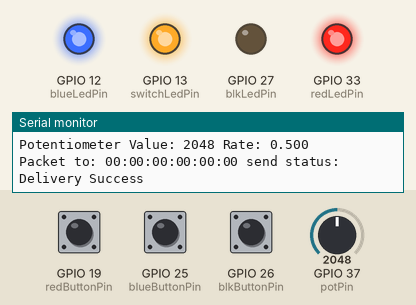
Simulated run of this sketch. Board: ESP32. On the bench: output pins drawn as LEDs (lit = HIGH), the last lines printed to the serial monitor. The test bench sets the inputs (shaded band); at power-on: GPIO 19 (redButtonPin) HIGH, GPIO 25 (blueButtonPin) HIGH, GPIO 26 (blkButtonPin) HIGH, GPIO 37 (potPin) = 2048.

Above: at 1.2 s.
1.3 s: GPIO 19 (redButtonPin) pulled LOW for 0.15 s
At 2.5 s:
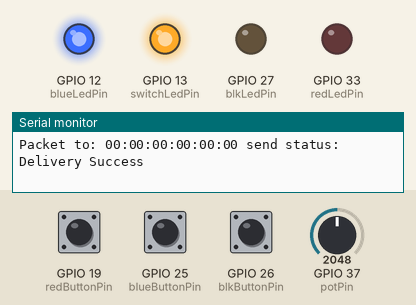
2.9 s: GPIO 25 (blueButtonPin) pulled LOW for 0.15 s
At 3.6 s:
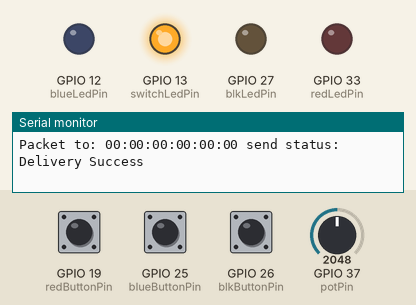
4.5 s: GPIO 26 (blkButtonPin) pulled LOW for 0.15 s
At 4.8 s:
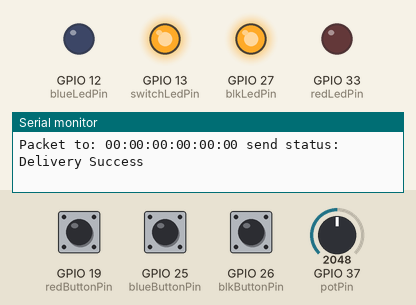
6.1 s: GPIO 19 (redButtonPin) pulled LOW for 1 s
At 7.3 s:
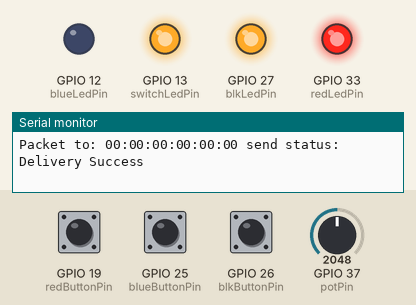
8.6 s: GPIO 25 (blueButtonPin) pulled LOW for 1 s
At 9.1 s:
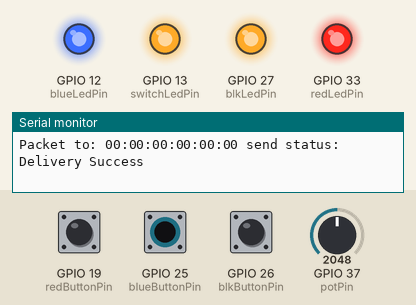
11.1 s: GPIO 19 (redButtonPin) pulled LOW for 0.15 s
At 11.6 s:
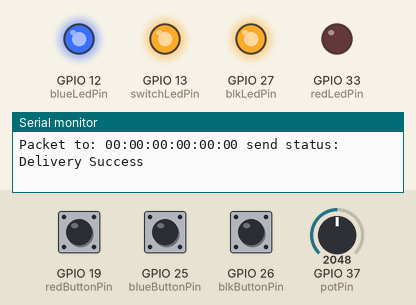
Timing chart, 0 to 13.7 s (numbered marks = the images above; inputs shaded):
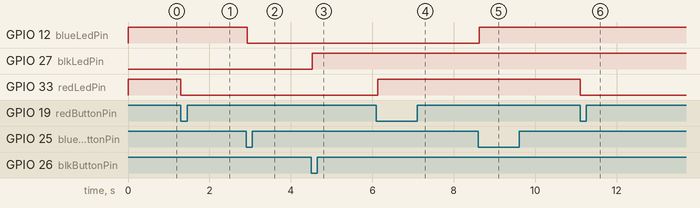

The sketch:

remote_server.ino
```cpp
#include <esp_now.h>
#include <WiFi.h>
uint8_t broadcastAddress[] = { 0x14, 0x2B, 0x2F, 0xAF, 0x0D, 0x18 };

typedef struct struct_message {
  // char a[32]; different data structure
  // int b;
  // float c;
  bool on;        // r
  bool playing;   // b
  bool unlocked;  // y
  float rate;     // g
} struct_message;

struct_message myData;
esp_now_peer_info_t peerInfo1;

void OnDataSent(const uint8_t *mac_addr, esp_now_send_status_t status) {
  char macStr[18];
  Serial.print("Packet to: ");
  // Copies the sender mac address to a string
  snprintf(macStr, sizeof(macStr), "%02x:%02x:%02x:%02x:%02x:%02x",
           mac_addr[0], mac_addr[1], mac_addr[2], mac_addr[3], mac_addr[4], mac_addr[5]);

  Serial.print(macStr);
  Serial.print(" send status:\t");
  Serial.println(status == ESP_NOW_SEND_SUCCESS ? "Delivery Success" : "Delivery Fail");
}

const int redButtonPin = 19;  // Red Button Pin
const int redLedPin = 33;     // Red LED Pin
bool redButtonState = HIGH;   // Red Button State

const int blkButtonPin = 26;  // Black Button Pin
const int blkLedPin = 27;     // Black LED Pin
bool blkButtonState = HIGH;   // Black Button State

const int blueButtonPin = 25;  // Blue Button Pin
const int blueLedPin = 12;     // Blue LED Pin
bool blueButtonState = HIGH;   // Blue Button State

const int switchLedPin = 13;  // Switch LED Pin

unsigned long lastDebounceTimeRed = 0;
unsigned long lastDebounceTimeBlue = 0;
unsigned long lastDebounceTimeBlack = 0;
const unsigned long debounceDelay = 30;

const int potPin = 37;  // Potentiometer input pin

unsigned long lastPotReadTime = 0;
const unsigned long potReadInterval = 100;  // Read every 100ms

float lastRate = 0.0;              // Track last sent rate
const float rateThreshold = 0.01;  // Minimum change threshold to send update

void setup() {
  WiFi.mode(WIFI_STA);
  if (esp_now_init() != ESP_OK) {
    Serial.println("Error initializing ESP-NOW");
    return;
  }
  esp_now_register_send_cb(OnDataSent);
  memcpy(peerInfo1.peer_addr, broadcastAddress, 6);
  peerInfo1.channel = 0;
  peerInfo1.encrypt = false;
  if (esp_now_add_peer(&peerInfo1) != ESP_OK) {
    Serial.println("Failed to add peer 1");
    return;
  }

  pinMode(switchLedPin, OUTPUT);
  digitalWrite(switchLedPin, HIGH);  // Turn on the switch LED and stay on for the duration of the program

  pinMode(redButtonPin, INPUT_PULLUP);
  pinMode(blkButtonPin, INPUT_PULLUP);
  pinMode(blueButtonPin, INPUT_PULLUP);

  pinMode(redLedPin, OUTPUT);
  pinMode(blkLedPin, OUTPUT);
  pinMode(blueLedPin, OUTPUT);

  digitalWrite(redLedPin, HIGH);
  digitalWrite(blkLedPin, LOW);
  digitalWrite(blueLedPin, HIGH);

  // Setup for potentiometer
  pinMode(potPin, INPUT);


  myData.on = true;
  myData.playing = true;

  // Send updaet
  esp_now_send(broadcastAddress, (uint8_t *)&myData, sizeof(myData));

  Serial.begin(9600);
}

void loop() {
  handleBlueButton();
  handleBlackButton();
  handleRedButton();


  handlePotentiometer();
}

void handleRedButton() {
  bool reading = digitalRead(redButtonPin);

  if ((millis() - lastDebounceTimeRed) > debounceDelay) {
    if (reading != redButtonState) {
      redButtonState = reading;
      if (redButtonState == LOW) {
        digitalWrite(redLedPin, !digitalRead(redLedPin));
        myData.on = !myData.on;

        // Send update
        esp_now_send(broadcastAddress, (uint8_t *)&myData, sizeof(myData));
      }
    }
    lastDebounceTimeRed = millis();
  }
}

void handleBlackButton() {
  bool reading = digitalRead(blkButtonPin);

  if ((millis() - lastDebounceTimeBlack) > debounceDelay) {
    if (reading != blkButtonState) {
      blkButtonState = reading;
      if (blkButtonState == LOW) {
        digitalWrite(blkLedPin, !digitalRead(blkLedPin));
        myData.unlocked = !myData.unlocked;

        // Send update
        esp_now_send(broadcastAddress, (uint8_t *)&myData, sizeof(myData));
      }
    }
    lastDebounceTimeBlack = millis();
  }
}

void handleBlueButton() {
  bool reading = digitalRead(blueButtonPin);

  if ((millis() - lastDebounceTimeBlue) > debounceDelay) {
    if (reading != blueButtonState) {
      blueButtonState = reading;
      if (blueButtonState == LOW) {
        digitalWrite(blueLedPin, !digitalRead(blueLedPin));
        myData.playing = !myData.playing;

        // Send update
        esp_now_send(broadcastAddress, (uint8_t *)&myData, sizeof(myData));
      }
    }
    lastDebounceTimeBlue = millis();
  }
}

void handlePotentiometer() {
  unsigned long currentMillis = millis();

  if (currentMillis - lastPotReadTime >= potReadInterval) {
    int potValue = analogRead(potPin);
    // Reverse Rate output
    float rate = 1 - (potValue / 4095.0);

    // Check if rate has changed enough to warrant sending an update
    if (abs(rate - lastRate) >= rateThreshold) {
      myData.rate = rate;
      lastRate = rate;

      // Send update via ESP-NOW
      esp_now_send(broadcastAddress, (uint8_t *)&myData, sizeof(myData));

      // Debug output
      Serial.print("Potentiometer Value: ");
      Serial.print(potValue);
      Serial.print(" Rate: ");
      Serial.println(rate, 3);
    }

    lastPotReadTime = currentMillis;
  }
}
```

Measured:
- after the input at 1.3 s, GPIO 33 (redLedPin): HIGH → LOW at once
- after the input at 2.9 s, GPIO 12 (blueLedPin): HIGH → LOW at once
- after the input at 4.5 s, GPIO 27 (blkLedPin): LOW → HIGH at once
- after the input at 6.1 s, GPIO 33 (redLedPin): LOW → HIGH at once
- after the input at 8.6 s, GPIO 12 (blueLedPin): LOW → HIGH at once
- after the input at 11.1 s, GPIO 33 (redLedPin): HIGH → LOW at once
